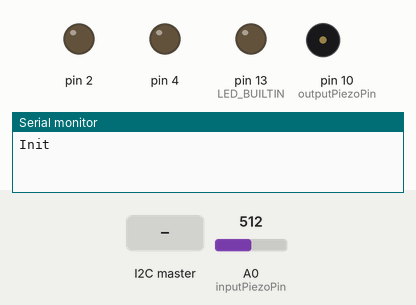
Recording of a program running on a simulated Arduino Uno, built with avr-gcc and run on an emulated ATmega328P. Parts: output pins drawn as LEDs (lit = HIGH), buzzer (waves = sounding), the last lines printed to the serial monitor. Inputs (shaded band) come from the test bench; at power-on: A0 (inputPiezoPin) = 512.

Above: at 1.2 s.
1.3 s: the I2C master sends the byte 1
At 1.6 s:
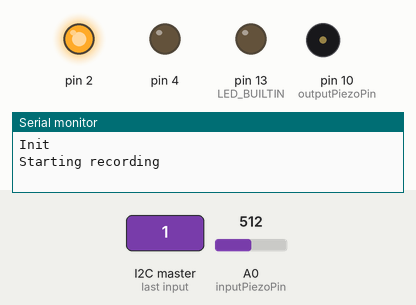
2.8 s: the I2C master sends the byte 2
At 3.9 s:
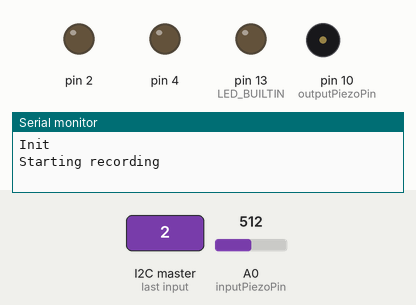
Timing chart, 0 to 5.8 s (numbered marks = the images above; inputs shaded):
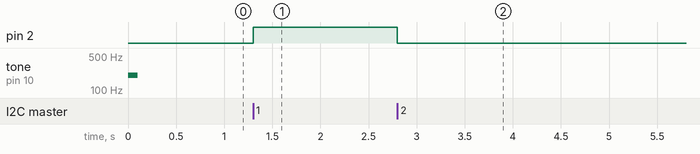

Measured:
- after the input at 1.3 s, pin 2: LOW → HIGH at once
- after the input at 2.8 s, pin 2: HIGH → LOW at once

The program:

main.cpp
```cpp
#include <Arduino.h>
#include <Wire.h>

#include "../../shared/src/ActorCommunication.h"
#include "../../shared/src/Constants.h"
#include "../../shared/src/Actor.h"
#include "../../shared/src/Util.h"

// Actor interface with controller
LEDActor actor = LEDActor(2, 4);

// Pins
const int outputPiezoPin = 10;
const int inputPiezoPin = A0;

// Minimum piezo sensor reading required to register a knock
// Lower values mean that it is easier to trigger a note but notes may be triggered
// accidentally and there is the possibility of a feedback loop where the sound output
// triggers the input piezo
const int knockThreshold = 40;

// Frequency and duration of the tone to paly
const int toneFrequency = 200;
const int toneDuration  = 100;

// Whether a knock was detected on the last iteration of loop(), in order to prevent a knock
// from being detected multiple times
bool knockLastIteration = false;

// Variables for recording and playback
bool recording = false; // Used to keep track of whether we are currently recording a song
bool playback  = false; // Used to keep track of whether we are currently playing back a song
bool blocking  = false; // Whether to block the playback or recording
unsigned long startTime = 0; // Timestamp of recording started
unsigned long lastNoteEndTime; // Tracks the time that the last note should end, used to synchronise playback
unsigned long blockingEndTime = 0; // Timestamp when blocking ends

void setup() {
    // Setup pins
    pinMode(outputPiezoPin, OUTPUT);
    pinMode(LED_BUILTIN, OUTPUT);

    // Initialize USB serial connection for debugging
    Serial.begin(9600);
    Serial.println(F("Init")); // F macro stores string in flash rather than RAM

    // Initialize I2C communication with the controller
    ActorCommunication::initialise(Instrument::Drum, &actor);
}

// Returns true when a knock is detected
bool knockDetected() {
    auto piezoValue = analogRead(inputPiezoPin); // Value read from the piezo sensor
    bool knock = piezoValue > knockThreshold; // Whether the sensor is currently being knocked
    bool newKnock = knock && !knockLastIteration; // Whether this is the first iteration where this knock is detected
    knockLastIteration = knock; // Update previous knock variable
    return newKnock;
}

// This must be called each iteration of loop(), to stop blocking when blockingEndTime is reached
void updateBlocking() {
    if (millis() > blockingEndTime) { // Check if the current timestamp is after the blocking end time
        // Unset blocking flag
        blocking = false;
    }
}

// Replacement for delay, except it doesn't use inputs and allows you to block until a specific timestamp
// instead of for a specific duration (this is useful for synchronising instruments)
void blockUntil(unsigned long time) {
    // Set blocking flag
    blocking = true;

    // Update blocking end time
    blockingEndTime = time;
}

void loop() {
    // This variable will store whether a knock should be played
    bool knock = false;

    // Update blocking mechanism
    updateBlocking();

    if (!blocking) { // Only run main loop if not blocking
        if (playback || actor.getPlayback()) {
            // ----------------------------------------
            // Playback mode
            // ----------------------------------------

            // Check if playback has just began, i.e. the playback flag is false
            if (!playback) {
                // Initialise lastNoteEndTime
                lastNoteEndTime = millis();
            }
            // Set playback to true for the next iteration
            playback = true;

            if (actor.readDataAvailable(1)) { // Check if there is any data available to read
                // Read a single byte from the controller
                byte data;
                actor.readDataAndRemove(&data, 1);

                if (data == 0) { // As explained in the Data Format section of the writeup, a value of 0 represents a beat
                    knock = true;
                } else { // All other values represent intervals between notes
                    // Decode duration from data
                    auto duration = static_cast<unsigned long>(data) * INSTRUMENT_POLL_INTERVAL;

                    // Update lastNoteEndTime using duration
                    lastNoteEndTime += duration;

                    // Block until the next note should play
                    blockUntil(lastNoteEndTime);
                }
            } else if (!actor.getPlayback()){
                // Playback has ended
                playback = false;
            }
        } else if (recording || actor.getRecording()) {
            // ----------------------------------------
            // Recording mode
            // ----------------------------------------

            // Check for a knock on the sensor
            knock = knockDetected();

            // Calculate current time and elapsed time since the last beat
            const unsigned long currentTime = millis();
            const unsigned long elapsedTime = currentTime - startTime;

            // If recording is starting
            if (!recording) {
                // Update log that recording has started
                Serial.println(F("Starting recording"));

                // Set recording start timestamp
                startTime = currentTime;
            }
            // If not changed, note too long or recording is ending
            else if (elapsedTime > MAX_NOTE_DURATION_MS || knock) { // Whether we need to write new data
                // Calculate duration of the interval since the last note
                auto duration = (uint8_t) constrain(elapsedTime / INSTRUMENT_POLL_INTERVAL, 0, 255);
                // Make sure that duration is not 0, as this would register as a beat
                duration = max(duration, 1);

                // Use actor interface to send interval to controller
                actor.writeData(&duration, 1);

                // Write knock flag if there was any
                if (knock) {
                    // As discussed in the write-up, a byte of 0 represents a knock
                    uint8_t knockFlag = 0;
                    // Send data to the controller
                    actor.writeData(&knockFlag, 1);
                }

                // Update start time
                startTime = currentTime;
            }

            // Update recording flag
            recording = actor.getRecording();
        } else {
            // ----------------------------------------
            // Normal mode
            // ----------------------------------------

            // Simply detect knock from the user
            knock = knockDetected();
        }
    }

    // Play tone when a knock occurs
    if (knock) {
        tone(outputPiezoPin, toneFrequency, toneDuration);

        // Flash on-board LED (for debug purposes)
        digitalWrite(LED_BUILTIN, HIGH);
    } else {
        // Flash on-board LED (for debug purposes)
        digitalWrite(LED_BUILTIN, LOW);
    }

    // Small delay for luck
    delay(5);
}
```
